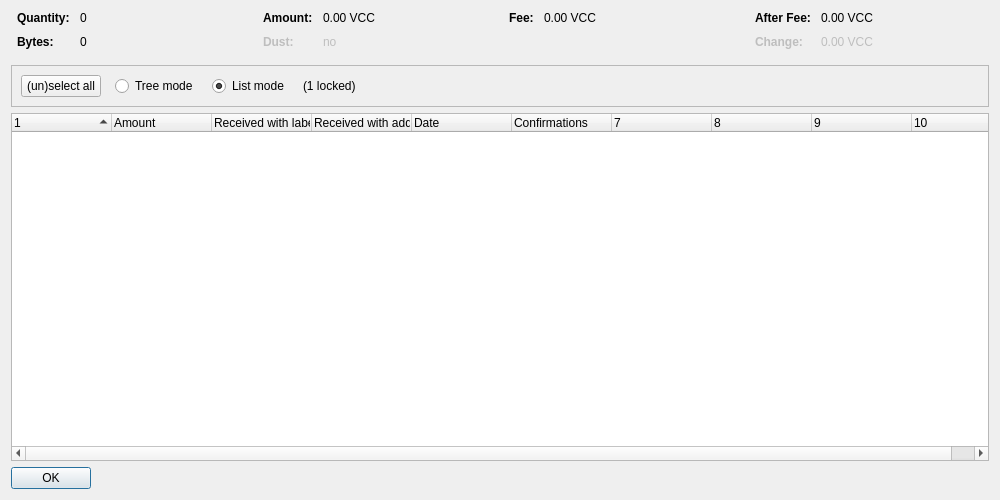
<?xml version="1.0" encoding="UTF-8"?>
<ui version="4.0">
 <class>CoinControlDialog</class>
 <widget class="QDialog" name="CoinControlDialog">
  <property name="geometry">
   <rect>
    <x>0</x>
    <y>0</y>
    <width>1000</width>
    <height>500</height>
   </rect>
  </property>
  <property name="windowTitle">
   <string>Coin Selection</string>
  </property>
  <layout class="QVBoxLayout" name="verticalLayout">
   <item>
    <layout class="QHBoxLayout" name="horizontalLayoutTop" stretch="0,0,0,0">
     <property name="topMargin">
      <number>0</number>
     </property>
     <property name="bottomMargin">
      <number>10</number>
     </property>
     <item>
      <layout class="QFormLayout" name="formLayoutCoinControl1">
       <property name="horizontalSpacing">
        <number>10</number>
       </property>
       <property name="verticalSpacing">
        <number>10</number>
       </property>
       <property name="leftMargin">
        <number>6</number>
       </property>
       <property name="rightMargin">
        <number>6</number>
       </property>
       <item row="0" column="0">
        <widget class="QLabel" name="labelCoinControlQuantityText">
         <property name="font">
          <font>
           <weight>75</weight>
           <bold>true</bold>
          </font>
         </property>
         <property name="text">
          <string>Quantity:</string>
         </property>
        </widget>
       </item>
       <item row="0" column="1">
        <widget class="QLabel" name="labelCoinControlQuantity">
         <property name="cursor">
          <cursorShape>IBeamCursor</cursorShape>
         </property>
         <property name="contextMenuPolicy">
          <enum>Qt::ActionsContextMenu</enum>
         </property>
         <property name="text">
          <string notr="true">0</string>
         </property>
         <property name="textInteractionFlags">
          <set>Qt::LinksAccessibleByMouse|Qt::TextSelectableByKeyboard|Qt::TextSelectableByMouse</set>
         </property>
        </widget>
       </item>
       <item row="1" column="0">
        <widget class="QLabel" name="labelCoinControlBytesText">
         <property name="font">
          <font>
           <weight>75</weight>
           <bold>true</bold>
          </font>
         </property>
         <property name="text">
          <string>Bytes:</string>
         </property>
        </widget>
       </item>
       <item row="1" column="1">
        <widget class="QLabel" name="labelCoinControlBytes">
         <property name="cursor">
          <cursorShape>IBeamCursor</cursorShape>
         </property>
         <property name="contextMenuPolicy">
          <enum>Qt::ActionsContextMenu</enum>
         </property>
         <property name="text">
          <string notr="true">0</string>
         </property>
         <property name="textInteractionFlags">
          <set>Qt::LinksAccessibleByMouse|Qt::TextSelectableByKeyboard|Qt::TextSelectableByMouse</set>
         </property>
        </widget>
       </item>
      </layout>
     </item>
     <item>
      <layout class="QFormLayout" name="formLayoutCoinControl2">
       <property name="horizontalSpacing">
        <number>10</number>
       </property>
       <property name="verticalSpacing">
        <number>10</number>
       </property>
       <property name="leftMargin">
        <number>6</number>
       </property>
       <property name="rightMargin">
        <number>6</number>
       </property>
       <item row="0" column="0">
        <widget class="QLabel" name="labelCoinControlAmountText">
         <property name="font">
          <font>
           <weight>75</weight>
           <bold>true</bold>
          </font>
         </property>
         <property name="text">
          <string>Amount:</string>
         </property>
        </widget>
       </item>
       <item row="0" column="1">
        <widget class="QLabel" name="labelCoinControlAmount">
         <property name="cursor">
          <cursorShape>IBeamCursor</cursorShape>
         </property>
         <property name="contextMenuPolicy">
          <enum>Qt::ActionsContextMenu</enum>
         </property>
         <property name="text">
          <string notr="true">0.00 VCC</string>
         </property>
         <property name="textInteractionFlags">
          <set>Qt::LinksAccessibleByMouse|Qt::TextSelectableByKeyboard|Qt::TextSelectableByMouse</set>
         </property>
        </widget>
       </item>
       <item row="1" column="0">
        <widget class="QLabel" name="labelCoinControlLowOutputText">
         <property name="enabled">
          <bool>false</bool>
         </property>
         <property name="font">
          <font>
           <weight>75</weight>
           <bold>true</bold>
          </font>
         </property>
         <property name="text">
          <string>Dust:</string>
         </property>
        </widget>
       </item>
       <item row="1" column="1">
        <widget class="QLabel" name="labelCoinControlLowOutput">
         <property name="enabled">
          <bool>false</bool>
         </property>
         <property name="cursor">
          <cursorShape>IBeamCursor</cursorShape>
         </property>
         <property name="contextMenuPolicy">
          <enum>Qt::ActionsContextMenu</enum>
         </property>
         <property name="text">
          <string notr="true">no</string>
         </property>
         <property name="textInteractionFlags">
          <set>Qt::LinksAccessibleByMouse|Qt::TextSelectableByKeyboard|Qt::TextSelectableByMouse</set>
         </property>
        </widget>
       </item>
      </layout>
     </item>
     <item>
      <layout class="QFormLayout" name="formLayoutCoinControl3">
       <property name="horizontalSpacing">
        <number>10</number>
       </property>
       <property name="verticalSpacing">
        <number>10</number>
       </property>
       <property name="leftMargin">
        <number>6</number>
       </property>
       <property name="rightMargin">
        <number>6</number>
       </property>
       <item row="0" column="0">
        <widget class="QLabel" name="labelCoinControlFeeText">
         <property name="font">
          <font>
           <weight>75</weight>
           <bold>true</bold>
          </font>
         </property>
         <property name="text">
          <string>Fee:</string>
         </property>
        </widget>
       </item>
       <item row="0" column="1">
        <widget class="QLabel" name="labelCoinControlFee">
         <property name="cursor">
          <cursorShape>IBeamCursor</cursorShape>
         </property>
         <property name="contextMenuPolicy">
          <enum>Qt::ActionsContextMenu</enum>
         </property>
         <property name="text">
          <string notr="true">0.00 VCC</string>
         </property>
         <property name="textInteractionFlags">
          <set>Qt::LinksAccessibleByMouse|Qt::TextSelectableByKeyboard|Qt::TextSelectableByMouse</set>
         </property>
        </widget>
       </item>
      </layout>
     </item>
     <item>
      <layout class="QFormLayout" name="formLayoutCoinControl4">
       <property name="horizontalSpacing">
        <number>10</number>
       </property>
       <property name="verticalSpacing">
        <number>10</number>
       </property>
       <property name="leftMargin">
        <number>6</number>
       </property>
       <property name="rightMargin">
        <number>6</number>
       </property>
       <item row="0" column="0">
        <widget class="QLabel" name="labelCoinControlAfterFeeText">
         <property name="font">
          <font>
           <weight>75</weight>
           <bold>true</bold>
          </font>
         </property>
         <property name="text">
          <string>After Fee:</string>
         </property>
        </widget>
       </item>
       <item row="0" column="1">
        <widget class="QLabel" name="labelCoinControlAfterFee">
         <property name="cursor">
          <cursorShape>IBeamCursor</cursorShape>
         </property>
         <property name="contextMenuPolicy">
          <enum>Qt::ActionsContextMenu</enum>
         </property>
         <property name="text">
          <string notr="true">0.00 VCC</string>
         </property>
         <property name="textInteractionFlags">
          <set>Qt::LinksAccessibleByMouse|Qt::TextSelectableByKeyboard|Qt::TextSelectableByMouse</set>
         </property>
        </widget>
       </item>
       <item row="1" column="0">
        <widget class="QLabel" name="labelCoinControlChangeText">
         <property name="enabled">
          <bool>false</bool>
         </property>
         <property name="font">
          <font>
           <weight>75</weight>
           <bold>true</bold>
          </font>
         </property>
         <property name="text">
          <string>Change:</string>
         </property>
        </widget>
       </item>
       <item row="1" column="1">
        <widget class="QLabel" name="labelCoinControlChange">
         <property name="enabled">
          <bool>false</bool>
         </property>
         <property name="cursor">
          <cursorShape>IBeamCursor</cursorShape>
         </property>
         <property name="contextMenuPolicy">
          <enum>Qt::ActionsContextMenu</enum>
         </property>
         <property name="text">
          <string notr="true">0.00 VCC</string>
         </property>
         <property name="textInteractionFlags">
          <set>Qt::LinksAccessibleByMouse|Qt::TextSelectableByKeyboard|Qt::TextSelectableByMouse</set>
         </property>
        </widget>
       </item>
      </layout>
     </item>
    </layout>
   </item>
   <item>
    <widget class="QFrame" name="frame">
     <property name="minimumSize">
      <size>
       <width>0</width>
       <height>40</height>
      </size>
     </property>
     <property name="frameShape">
      <enum>QFrame::StyledPanel</enum>
     </property>
     <property name="frameShadow">
      <enum>QFrame::Sunken</enum>
     </property>
     <layout class="QHBoxLayout" name="horizontalLayout">
      <item>
       <layout class="QHBoxLayout" name="horizontalLayoutPanel" stretch="0,0,0,0,0">
        <property name="spacing">
         <number>14</number>
        </property>
        <item>
         <widget class="QPushButton" name="pushButtonSelectAll">
          <property name="sizePolicy">
           <sizepolicy hsizetype="Maximum" vsizetype="Fixed">
            <horstretch>0</horstretch>
            <verstretch>0</verstretch>
           </sizepolicy>
          </property>
          <property name="text">
           <string>(un)select all</string>
          </property>
          <property name="autoDefault">
           <bool>false</bool>
          </property>
         </widget>
        </item>
        <item>
         <widget class="QRadioButton" name="radioTreeMode">
          <property name="sizePolicy">
           <sizepolicy hsizetype="Maximum" vsizetype="Fixed">
            <horstretch>0</horstretch>
            <verstretch>0</verstretch>
           </sizepolicy>
          </property>
          <property name="text">
           <string>Tree mode</string>
          </property>
         </widget>
        </item>
        <item>
         <widget class="QRadioButton" name="radioListMode">
          <property name="sizePolicy">
           <sizepolicy hsizetype="Maximum" vsizetype="Fixed">
            <horstretch>0</horstretch>
            <verstretch>0</verstretch>
           </sizepolicy>
          </property>
          <property name="text">
           <string>List mode</string>
          </property>
          <property name="checked">
           <bool>true</bool>
          </property>
         </widget>
        </item>
        <item>
         <widget class="QLabel" name="labelLocked">
          <property name="text">
           <string notr="true">(1 locked)</string>
          </property>
         </widget>
        </item>
        <item>
         <spacer name="horizontalSpacer">
          <property name="orientation">
           <enum>Qt::Horizontal</enum>
          </property>
          <property name="sizeHint" stdset="0">
           <size>
            <width>40</width>
            <height>20</height>
           </size>
          </property>
         </spacer>
        </item>
       </layout>
      </item>
     </layout>
    </widget>
   </item>
   <item>
    <widget class="CoinControlTreeWidget" name="treeWidget">
     <property name="contextMenuPolicy">
      <enum>Qt::CustomContextMenu</enum>
     </property>
     <property name="sortingEnabled">
      <bool>false</bool>
     </property>
     <property name="columnCount">
      <number>10</number>
     </property>
     <attribute name="headerShowSortIndicator" stdset="0">
      <bool>true</bool>
     </attribute>
     <attribute name="headerStretchLastSection">
      <bool>false</bool>
     </attribute>
     <column>
      <property name="text">
       <string/>
      </property>
     </column>
     <column>
      <property name="text">
       <string>Amount</string>
      </property>
     </column>
     <column>
      <property name="text">
       <string>Received with label</string>
      </property>
     </column>
     <column>
      <property name="text">
       <string>Received with address</string>
      </property>
     </column>
     <column>
      <property name="text">
       <string>Date</string>
      </property>
     </column>
     <column>
      <property name="text">
       <string>Confirmations</string>
      </property>
      <property name="toolTip">
       <string>Confirmed</string>
      </property>
     </column>
     <column>
      <property name="text">
       <string/>
      </property>
     </column>
     <column>
      <property name="text">
       <string/>
      </property>
     </column>
     <column>
      <property name="text">
       <string/>
      </property>
     </column>
     <column>
      <property name="text">
       <string/>
      </property>
     </column>
    </widget>
   </item>
   <item>
    <widget class="QDialogButtonBox" name="buttonBox">
     <property name="sizePolicy">
      <sizepolicy hsizetype="Maximum" vsizetype="Fixed">
       <horstretch>0</horstretch>
       <verstretch>0</verstretch>
      </sizepolicy>
     </property>
     <property name="orientation">
      <enum>Qt::Horizontal</enum>
     </property>
     <property name="standardButtons">
      <set>QDialogButtonBox::Ok</set>
     </property>
    </widget>
   </item>
  </layout>
 </widget>
 <customwidgets>
  <customwidget>
   <class>CoinControlTreeWidget</class>
   <extends>QTreeWidget</extends>
   <header>coincontroltreewidget.h</header>
  </customwidget>
 </customwidgets>
 <resources/>
 <connections/>
</ui>
